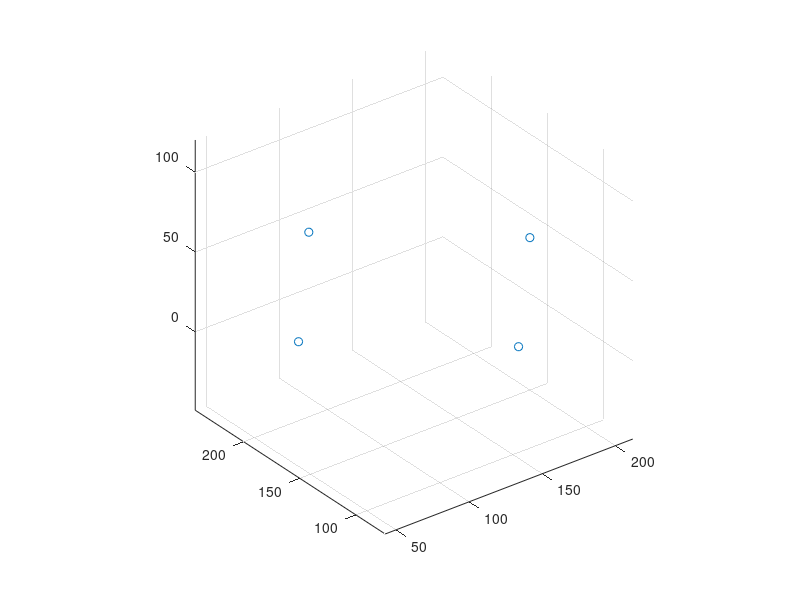

Reproduce this figure in MATLAB. (Note: this script raises an error after producing the figure.)
clc
clear
close all
%%
addpath('0410')

%%
ReferenceData = load('Reference_data_protonG2_150410_2')
BufferForSave= ReferenceData.BufferForSave


marker1 = BufferForSave(4:end,1:3);
marker2 = BufferForSave(4:end,4:6);
marker3 = BufferForSave(4:end,7:9);
marker4 = BufferForSave(4:end,10:12);

marker1_mean = mean(marker1,1);
marker2_mean = mean(marker2,1);
marker3_mean = mean(marker3,1);
marker4_mean = mean(marker4,1);
markers = [marker1_mean;marker2_mean;marker3_mean;marker4_mean]'
figure(1), scatter3(markers(1,:),markers(2,:),markers(3,:))
axis equal, hold on;

Dist1to2 = GetDist(marker1_mean,marker2_mean);
Dist1to3 = GetDist(marker1_mean,marker3_mean);
Dist1to4 = GetDist(marker1_mean,marker4_mean);
Dist2to3 = GetDist(marker2_mean,marker3_mean);
Dist2to4 = GetDist(marker2_mean,marker4_mean);
Dist3to4 = GetDist(marker3_mean,marker4_mean);

DistData = [Dist1to2;Dist1to3;Dist1to4;Dist2to3;Dist2to4;Dist3to4];
DistData = sort(DistData);
Dist_mean = mean(DistData(1:4));


GenerPoint_Reference = Dist_mean/2
GenerPoint = [0,0,0;...
    0,Dist_mean,0;...
    Dist_mean,0,0;...
    Dist_mean,Dist_mean,0]'
figure(1),scatter3(GenerPoint(1,:),GenerPoint(2,:),GenerPoint(3,:))
axis equal;



figure(1),hold on;
[Cube_point] = GenerateCube(markers);
DrawCube(Cube_point,1,'b');


[refer_Cube_point] = GenerateCube(GenerPoint);
DrawCube(refer_Cube_point,1,'r')
axis equal


%% RelationMatrix(pinv)
Cube_Point_forinv = [Cube_point; ones(1,size(Cube_point,2))]
refer_Cube_point_forinv = [refer_Cube_point; ones(1,size(refer_Cube_point,2))]

RelationMatrix = refer_Cube_point_forinv*pinv(Cube_Point_forinv)

for kk = 1 : size(Cube_Point_forinv,2)
    point_transffered(1:4,kk) = RelationMatrix*Cube_Point_forinv(:,kk);
end
figure(1),hold on;
scatter3(point_transffered(1,:),point_transffered(2,:),point_transffered(3,:),'g');
%    save('RelationMatrix_0404_2',RelationMatrix)

%%
%
%
%
%
%

%%
distance = -250;
vector_x_measured = (Cube_Point_forinv(1:3,3) - Cube_Point_forinv(1:3,1))./...
    norm(Cube_Point_forinv(1:3,3) - Cube_Point_forinv(1:3,1));
vector_x_measured_scaled = Cube_Point_forinv(1:3,1)+(vector_x_measured *distance );

RelationMatrix*[vector_x_measured_scaled;1]

%%
distanceY = -500;
vector_y_measured = (Cube_Point_forinv(1:3,2) - Cube_Point_forinv(1:3,1))./...
    norm(Cube_Point_forinv(1:3,2) - Cube_Point_forinv(1:3,1))
vector_y_measured_scaled = Cube_Point_forinv(1:3,1)+vector_y_measured *distanceY;

RelationMatrix*[vector_y_measured_scaled;1]

%%
distanceZ = -360;
vector_z_measured = (Cube_Point_forinv(1:3,1) - Cube_Point_forinv(1:3,5))./...
    norm(Cube_Point_forinv(1:3,1) - Cube_Point_forinv(1:3,5))
vector_z_measured_scaled = Cube_Point_forinv(1:3,1)+vector_z_measured *distanceZ;

RelationMatrix*[vector_z_measured_scaled;1]





